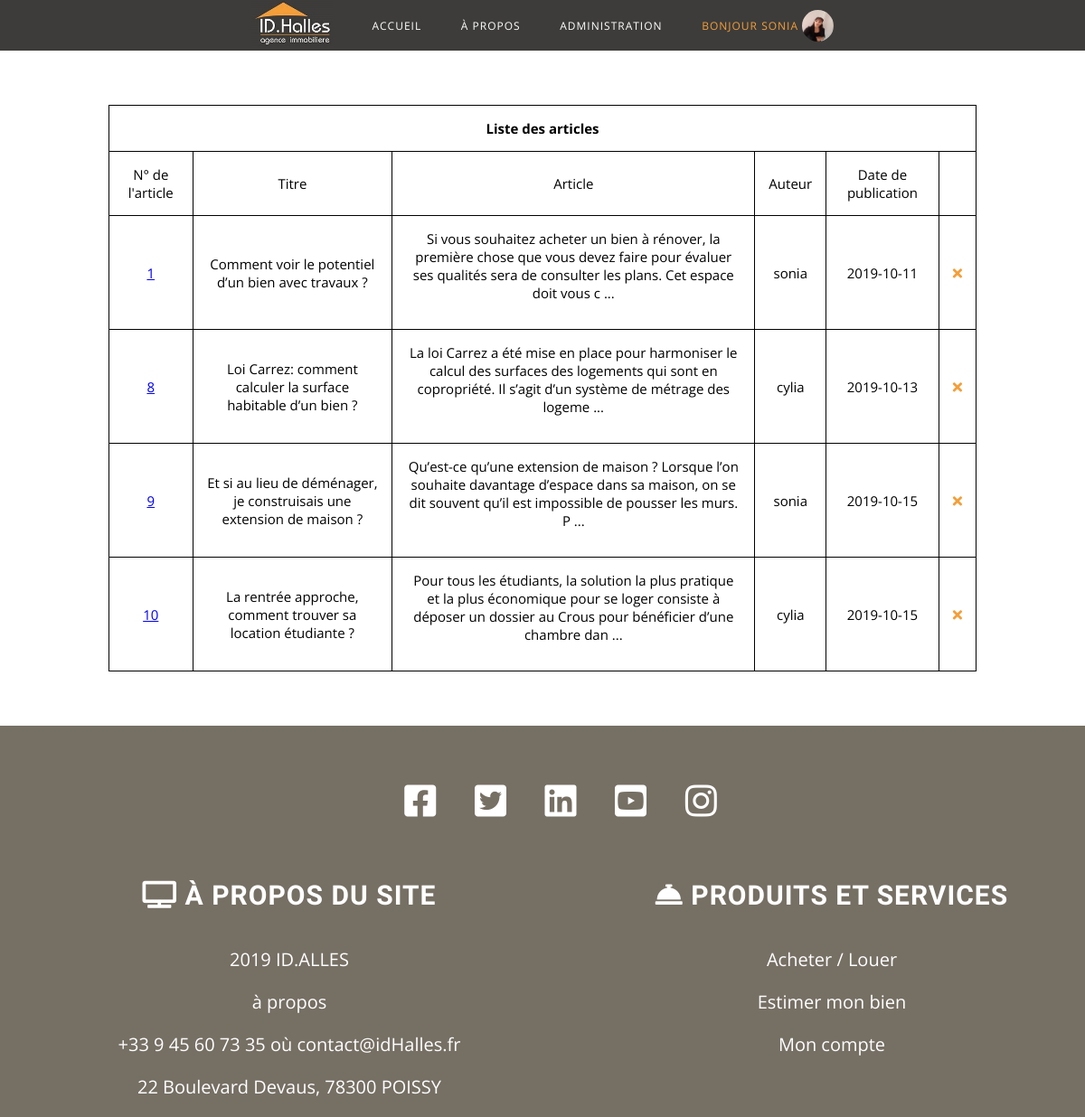
/adminBlog.php (signed in), run on the app's committed database.
### tables this page shows
CREATE TABLE IF NOT EXISTS `users` (
  `id_user` int(11) NOT NULL AUTO_INCREMENT,
  `avatar` varchar(250) NOT NULL,
  `lastName` varchar(250) NOT NULL,
  `firstName` varchar(250) NOT NULL,
  `birth_date` date NOT NULL,
  `pseudo` varchar(250) NOT NULL,
  `password` varchar(250) NOT NULL,
  `e_mail` varchar(250) NOT NULL,
  `adress` text NOT NULL,
  `phoneMobile` varchar(250) NOT NULL,
  `admin` int(11) DEFAULT NULL,
  PRIMARY KEY (`id_user`)
);

CREATE TABLE IF NOT EXISTS `posts` (
  `id_post` int(11) NOT NULL AUTO_INCREMENT,
  `title` varchar(250) NOT NULL,
  `content` text NOT NULL,
  `date_publication` date NOT NULL,
  `id_user` int(11) NOT NULL,
  PRIMARY KEY (`id_post`),
  KEY `id_user` (`id_user`)
);

### adminBlog.php (called while the page is built, shortened)
<?php
require('application/database.php');
if(isset($_SESSION['id_user'])){
    $userInfo=getIdUser($_SESSION['id_user']);
}
else{
    header('Location:connexion.php');
}
$posts=listPosts();
include 'layout.phtml';

### application/database.php (called while the page is built, shortened)
<?php
function createconnection(){
    $pdo=new PDO('mysql:host=localhost;dbname=projet;charset=utf8','root','');
    $pdo->setAttribute(PDO::ATTR_ERRMODE, PDO::ERRMODE_EXCEPTION);
    return $pdo;
}
function getIdUser($id){
    $pdo=createconnection();
    $req=$pdo->prepare('SELECT * FROM `users` WHERE `id_user`=?');
    $req->execute(array($id));
    $idUser=$req->fetch(PDO::FETCH_ASSOC);
    return $idUser;
}
function listPosts(){
    $pdo=createconnection();
    $req=$pdo->prepare('SELECT `id_post`,`title`,`content`,`date_publication`,`pseudo` FROM `posts`
                        JOIN `users` ON `users`.`id_user`=`posts`.`id_user`');
    $req->execute();
    $posts=$req->fetchAll(PDO::FETCH_ASSOC);
    return $posts;
}
?>

### adminBlog.phtml (the view)
<table class='classifiedLocation'>
     <tr>
        <th colspan='6'>Liste des articles</th>
    </tr>
    <tr>
        <td>N° de l'article</td>
        <td>Titre</td>
        <td>Article</td>
        <td>Auteur</td>
        <td>Date de publication</td>
     </tr>
<?php  foreach($posts as $post): ?>
    <tr>
        <td><a href='detailsArticle.php?id=<?= intval($post['id_post'])?>'><?= $post['id_post']; ?></a></td>
        <td><?= htmlspecialchars($post['title']); ?></td>
        <td><?= substr(htmlspecialchars($post['content']),0,170); ?> ...</p>
        <td><?= htmlspecialchars($post['pseudo']); ?></td>
        <td><?= htmlspecialchars($post['date_publication']); ?></td>
        <td><a href='deletArticle.php?id=<?= intval($post['id_post']);?>'><span><i class="fas fa-times"></i></span></a></td>
    </tr>
<?php endforeach; ?>
</table>

### header/header.php (shortened to what this page needs)
<nav>
        <ul>
            <?php if(isset($userInfo) && $userInfo['admin']==1) : ?>
                <li><a href='index.php?id=<?=intval($userInfo['id_user']); ?>'><img src='image/images.jpg' class='logo'></a></li>
                <li><a href="index.php?id=<?= intval($userInfo['id_user']); ?>">accueil</a></li>
                <li><a href="aPropos.php?id=<?= intval($userInfo['id_user']); ?>">à propos </a></li>
                    <li><a href='infoUserAdmin.php?id=<?= intval($userInfo['id_user']); ?>'>Administration</a>
                    </li>
                         <?php if(isset($userInfo)) : ?>
                         <li>
                            <a href='user.php?id=<?= intval($userInfo['id_user']); ?>'><span>Bonjour <?= htmlspecialchars($userInfo['pseudo']); ?></span>
                                <?php if(!empty($userInfo['avatar'])) :?>
                                <img src="image/utilisateur/<?= $userInfo['avatar'] ;?>" class='pictur'>
                                <?php else : ?>
                                    <img src="image/utilisateur/default.jpg" whidth="100px">
                                    <?php endif; ?>
                                    <?php endif; ?>
                            </a>
                        </li>
                <?php endif; ?>
        </ul>
    </nav>

### css/style.css (style rules this page uses)
* { -o-box-sizing: border-box; -moz-box-sizing: border-box; -webkit-sizing: border-box; -ms-sizing: border-box; -khtml-sizing: border-box; box-sizing: border-box; outline: none; }
html { font-size:62.5%; }
body { text-align: center; margin:0; padding:0; font-family: 'Open Sans', sans-serif; }
span,.partenaires .fas,strong { color:#f49e39; }
.pictur { width: 35px; border-radius: 50%; vertical-align: top; }
.classifiedLocation { width: 80%; border:1px solid black; border-collapse: collapse; margin:auto; margin-top: 5%; margin-bottom: 5%; font-size:1.5rem; }
.classifiedLocation tr, .classifiedLocation td, .classifiedLocation th { border:1px solid black; padding:15px; }

### css/header.css (style rules this page uses)
header nav img { width: 90px; }
nav ul { list-style-type: none; margin: 0; padding: 0; text-align: left; }
header nav { display: -webkit-box; display: -ms-flexbox; display: flex; -webkit-box-pack: justify; -ms-flex-pack: justify; justify-content: space-around; -webkit-box-align: center; -ms-flex-align: center; align-items: center; text-transform: uppercase; letter-spacing: 1px; }
header a { padding: 20px; color:#fff; font-size:1.2rem; text-decoration: none; }
header nav>ul>li { display:inline-block; vertical-align:middle; position: relative; }
nav span { display: inline-block; vertical-align: top; margin-top: 5%; }

### data on the page
users: pseudo "SONIA", avatar (picture)
posts: id_post "1", title "Comment voir le potentiel d’un bien avec travaux ?", content "Si vous souhaitez acheter un bien à rénover, la première chose que vous devez faire pour évaluer ses qualités sera de consulter les plans. Cet espace doit vous c", id_user.pseudo "sonia", date_publication "2019-10-11"
posts: id_post "8", title "Loi Carrez: comment calculer la surface habitable d’un bien ?", content "La loi Carrez a été mise en place pour harmoniser le calcul des surfaces des logements qui sont en copropriété. Il s’agit d’un système de métrage des logeme", id_user.pseudo "cylia", date_publication "2019-10-13"
posts: id_post "9", title "Et si au lieu de déménager, je construisais une extension de maison ?", content "Qu’est-ce qu’une extension de maison ? Lorsque l’on souhaite davantage d’espace dans sa maison, on se dit souvent qu’il est impossible de pousser les murs. P", id_user.pseudo "sonia", date_publication "2019-10-15"
posts: id_post "10", title "La rentrée approche, comment trouver sa location étudiante ?", content "Pour tous les étudiants, la solution la plus pratique et la plus économique pour se loger consiste à déposer un dossier au Crous pour bénéficier d’une chambre dan", id_user.pseudo "cylia", date_publication "2019-10-15"
